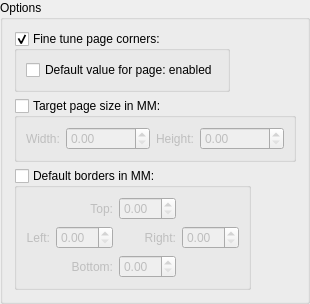
         <widget class="QGroupBox" name="optPageDetecton">
          <property name="title">
           <string>Options</string>
          </property>
          <layout class="QFormLayout" name="formLayout_5">
           <item row="0" column="0">
            <widget class="QGroupBox" name="gbPageDetectionFineTuneCorners">
             <property name="title">
              <string>Fine tune page corners:</string>
             </property>
             <property name="checkable">
              <bool>true</bool>
             </property>
             <layout class="QVBoxLayout" name="verticalLayout_72">
              <item>
               <widget class="QCheckBox" name="cbPageDetectionFineTuneCorners">
                <property name="text">
                 <string>Default value for page: enabled</string>
                </property>
               </widget>
              </item>
             </layout>
            </widget>
           </item>
           <item row="1" column="0">
            <widget class="QGroupBox" name="gbPageDetectionTargetSize">
             <property name="title">
              <string>Target page size in MM:</string>
             </property>
             <property name="checkable">
              <bool>true</bool>
             </property>
             <property name="checked">
              <bool>false</bool>
             </property>
             <layout class="QHBoxLayout" name="horizontalLayout_14">
              <item>
               <widget class="QLabel" name="label_17">
                <property name="text">
                 <string>Width:</string>
                </property>
               </widget>
              </item>
              <item>
               <widget class="QDoubleSpinBox" name="pageDetectionTargetWidth">
                <property name="maximum">
                 <double>999999.000000000000000</double>
                </property>
               </widget>
              </item>
              <item>
               <widget class="QLabel" name="label_18">
                <property name="text">
                 <string>Height:</string>
                </property>
               </widget>
              </item>
              <item>
               <widget class="QDoubleSpinBox" name="pageDetectionTargetHeight">
                <property name="maximum">
                 <double>999999.000000000000000</double>
                </property>
               </widget>
              </item>
             </layout>
            </widget>
           </item>
           <item row="2" column="0">
            <widget class="QGroupBox" name="gbPageDetectionBorders">
             <property name="title">
              <string>Default borders in MM:</string>
             </property>
             <property name="checkable">
              <bool>true</bool>
             </property>
             <property name="checked">
              <bool>false</bool>
             </property>
             <layout class="QVBoxLayout" name="verticalLayout_18">
              <item>
               <layout class="QHBoxLayout" name="horizontalLayout_13">
                <item>
                 <layout class="QGridLayout" name="gridLayout_2">
                  <item row="1" column="0">
                   <widget class="QLabel" name="label_13">
                    <property name="text">
                     <string>Left:</string>
                    </property>
                    <property name="alignment">
                     <set>Qt::AlignRight|Qt::AlignTrailing|Qt::AlignVCenter</set>
                    </property>
                   </widget>
                  </item>
                  <item row="1" column="1">
                   <widget class="QDoubleSpinBox" name="pageDetectionLeftBorder"/>
                  </item>
                  <item row="1" column="2">
                   <widget class="QLabel" name="label_15">
                    <property name="text">
                     <string>Right:</string>
                    </property>
                    <property name="alignment">
                     <set>Qt::AlignRight|Qt::AlignTrailing|Qt::AlignVCenter</set>
                    </property>
                   </widget>
                  </item>
                  <item row="1" column="3">
                   <widget class="QDoubleSpinBox" name="pageDetectionRightBorder"/>
                  </item>
                  <item row="0" column="2">
                   <widget class="QDoubleSpinBox" name="pageDetectionTopBorder"/>
                  </item>
                  <item row="0" column="1">
                   <widget class="QLabel" name="label_14">
                    <property name="text">
                     <string>Top:</string>
                    </property>
                    <property name="alignment">
                     <set>Qt::AlignRight|Qt::AlignTrailing|Qt::AlignVCenter</set>
                    </property>
                   </widget>
                  </item>
                  <item row="4" column="2">
                   <widget class="QDoubleSpinBox" name="pageDetectionBottomBorder"/>
                  </item>
                  <item row="4" column="1">
                   <widget class="QLabel" name="label_16">
                    <property name="text">
                     <string>Bottom:</string>
                    </property>
                    <property name="alignment">
                     <set>Qt::AlignRight|Qt::AlignTrailing|Qt::AlignVCenter</set>
                    </property>
                   </widget>
                  </item>
                 </layout>
                </item>
               </layout>
              </item>
             </layout>
            </widget>
           </item>
          </layout>
         </widget>
